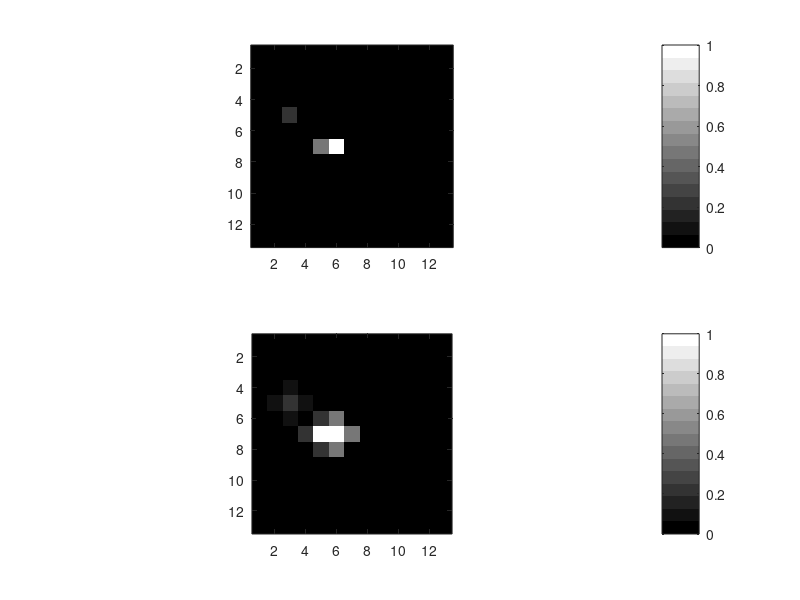
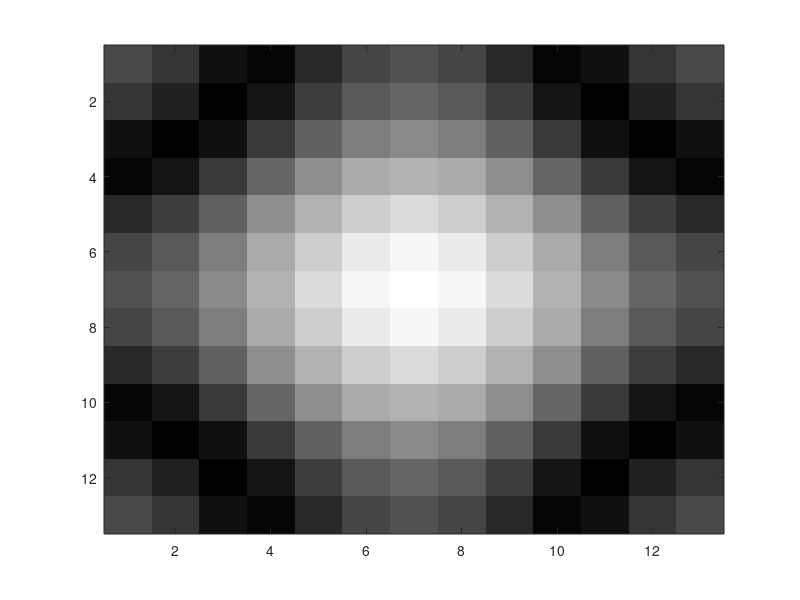

These figures' MATLAB source, in order:
%linear image system demo
%20.01.03 Hans Torp
obj =[... %object 2D matrix
     0     0     0     0     0     0     0     0     0     0     0     0     0;
     0     0     0     0     0     0     0     0     0     0     0     0     0;
     0     0     0     0     0     0     0     0     0     0     0     0     0;
     0     0     0     0     0     0     0     0     0     0     0     0     0;
     0     0     4     0     0     0     0     0     0     0     0     0     0;
     0     0     0     0     0     0     0     0     0     0     0     0     0;
     0     0     0     0     8     16    0     0     0     0     0     0     0;
     0     0     0     0     0     0     0     0     0     0     0     0     0;
     0     0     0     0     0     0     0     0     0     0     0     0     0;
     0     0     0     0     0     0     0     0     0     0     0     0     0;
     0     0     0     0     0     0     0     0     0     0     0     0     0;
     0     0     0     0     0     0     0     0     0     0     0     0     0;
     0     0     0     0     0     0     0     0     0     0     0     0     0];

psf = [ 0   0.5  0; %point spread function
        0.5  1  0.5;
        0  0.5  0];

im=conv2(obj,psf,'same');
disp(im);
figure(1);colormap(gray(16));
subplot(2,1,1);image(obj);colorbar;
axis image;
subplot(2,1,2);image(im);colorbar;
axis image;

O=fft2(obj);
[N,M]=size(obj);
Psf=fft2(psf,N,M);
figure(2);
imagesc(fftshift(abs(Psf)));colormap(gray);